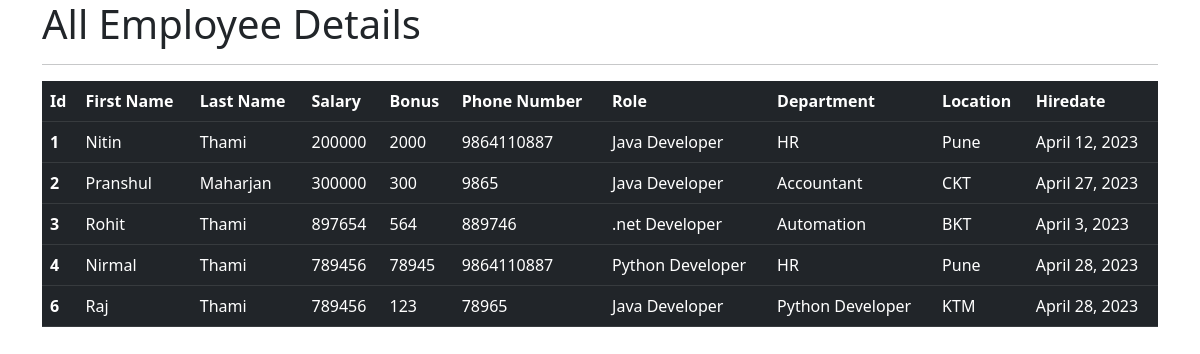
The app's page /all_emp with its own data.
### emp_app/models.py (models this page shows, shortened)
class Employee(models.Model):
    first_name = models.CharField(max_length=100, null=False)
    last_name = models.CharField(max_length=100)
    dept = models.ForeignKey(Department, on_delete=models.CASCADE)
    salary = models.IntegerField(default=0)
    bonus = models.IntegerField(default=0)
    role = models.ForeignKey(Role, on_delete=models.CASCADE)
    phone = models.IntegerField(default=0)
    hire_date = models.DateField()

class Role(models.Model):
    name = models.CharField(max_length=100, null=False)

class Department(models.Model):
    name = models.CharField(max_length=100, null=False)
    location = models.CharField(max_length=100)

### emp_app/views.py (the view)
# urls.py: path('all_emp', views.all_emp, name='all_emp'),
def all_emp(request):
    emps = Employee.objects.all()
    context = {
        'emps':emps
    }
    return render(request, 'all_emp.html', context)

### emp_app/templates/all_emp.html (shortened to what this page needs)
<!doctype html>
<html lang="en">
  <head>
    <link rel="stylesheet" href="https://cdn.jsdelivr.net/npm/bootstrap@5.3.0-alpha3/dist/css/bootstrap.rtl.min.css">
  </head>
  <body>
    <div class="container">
        <h1>All Employee Details</h1>
        <hr>
        <table class="table table-dark">
  <thead>
    <tr>
      <th scope="col">Id</th>
      <th scope="col">First Name</th>
      <th scope="col">Last Name</th>
      <th scope="col">Salary</th>
      <th scope="col">Bonus</th>
      <th scope="col">Phone Number</th>
      <th scope="col">Role</th>
      <th scope="col">Department</th>
      <th scope="col">Location</th>
      <th scope="col">Hiredate</th>
    </tr>
  </thead>
            {% for emp in emps %}
  <tbody>
    <tr>
      <th scope="row">{{emp.id}}</th>
      <td>{{emp.first_name}}</td>
      <td>{{emp.last_name}}</td>
      <td>{{emp.salary}}</td>
      <td>{{emp.bonus}}</td>
      <td>{{emp.phone}}</td>
      <td>{{emp.role.name}}</td>
      <td>{{emp.dept.name}}</td>
      <td>{{emp.dept.location}}</td>
      <td>{{emp.hire_date}}</td>
    </tr>
  </tbody>
          {% endfor %}
</table>
    </div>
  </body>
</html>

### records on screen
Employee: id "1", first_name "Nitin", last_name "Thami", salary "200000", bonus "2000", phone "9864110887", role.name "Java Developer", dept.name "HR", dept.location "Pune", hire_date "April 12, 2023"
Employee: id "2", first_name "Pranshul", last_name "Maharjan", salary "300000", bonus "300", phone "9865", role.name "Java Developer", dept.name "Accountant", dept.location "CKT", hire_date "April 27, 2023"
Employee: id "3", first_name "Rohit", last_name "Thami", salary "897654", bonus "564", phone "889746", role.name ".net Developer", dept.name "Automation", dept.location "BKT", hire_date "April 3, 2023"
Employee: id "4", first_name "Nirmal", last_name "Thami", salary "789456", bonus "78945", phone "9864110887", role.name "Python Developer", dept.name "HR", dept.location "Pune", hire_date "April 28, 2023"
Employee: id "6", first_name "Raj", last_name "Thami", salary "789456", bonus "123", phone "78965", role.name "Java Developer", dept.name "Python Developer", dept.location "KTM", hire_date "April 28, 2023"
